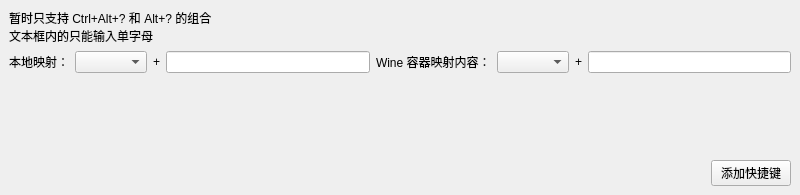
<?xml version="1.0" encoding="UTF-8"?>
<ui version="4.0">
 <class>MainWindow</class>
 <widget class="QMainWindow" name="MainWindow">
  <property name="geometry">
   <rect>
    <x>0</x>
    <y>0</y>
    <width>800</width>
    <height>195</height>
   </rect>
  </property>
  <property name="windowTitle">
   <string>添加快捷键</string>
  </property>
  <property name="windowIcon">
   <iconset theme=".."/>
  </property>
  <widget class="QWidget" name="centralwidget">
   <layout class="QVBoxLayout" name="verticalLayout">
    <item>
     <widget class="QLabel" name="addTips">
      <property name="text">
       <string>暂时只支持 Ctrl+Alt+? 和 Alt+? 的组合
文本框内的只能输入单字母</string>
      </property>
     </widget>
    </item>
    <item>
     <layout class="QHBoxLayout" name="horizontalLayout">
      <item>
       <widget class="QLabel" name="localTips">
        <property name="text">
         <string>本地映射：</string>
        </property>
       </widget>
      </item>
      <item>
       <widget class="QComboBox" name="localKeyboardChoose"/>
      </item>
      <item>
       <widget class="QLabel" name="addTips_2">
        <property name="text">
         <string>+</string>
        </property>
       </widget>
      </item>
      <item>
       <widget class="QLineEdit" name="localKey"/>
      </item>
      <item>
       <widget class="QLabel" name="wineTips">
        <property name="text">
         <string>Wine 容器映射内容：</string>
        </property>
       </widget>
      </item>
      <item>
       <widget class="QComboBox" name="wineKeyboardChoose"/>
      </item>
      <item>
       <widget class="QLabel" name="addTipsWine">
        <property name="text">
         <string>+</string>
        </property>
       </widget>
      </item>
      <item>
       <widget class="QLineEdit" name="wineKey"/>
      </item>
     </layout>
    </item>
    <item>
     <spacer name="verticalSpacer">
      <property name="orientation">
       <enum>Qt::Vertical</enum>
      </property>
      <property name="sizeHint" stdset="0">
       <size>
        <width>20</width>
        <height>40</height>
       </size>
      </property>
     </spacer>
    </item>
    <item>
     <layout class="QHBoxLayout" name="horizontalLayout_2">
      <item>
       <spacer name="horizontalSpacer">
        <property name="orientation">
         <enum>Qt::Horizontal</enum>
        </property>
        <property name="sizeHint" stdset="0">
         <size>
          <width>40</width>
          <height>20</height>
         </size>
        </property>
       </spacer>
      </item>
      <item>
       <widget class="QPushButton" name="addButton">
        <property name="text">
         <string>添加快捷键</string>
        </property>
       </widget>
      </item>
     </layout>
    </item>
   </layout>
  </widget>
 </widget>
 <resources/>
 <connections/>
</ui>
